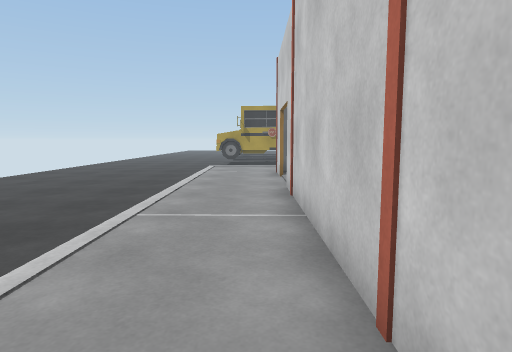
view 1 (above)

24 first-person views from a walk through a Unity game level. The camera is 1.2 m above the floor, tilts 6° down and sees 75° across. Doors are open. The floor is counted in squares, 1 m on a side. Each view is taken from the middle of a square. On the plan, view 1 faces up. The plan holds only what a view shows up to about 14 squares ahead; the rest is blank. The place goes on beyond the plan. Surface patterns are stand-ins for the level's own textures.

view 2
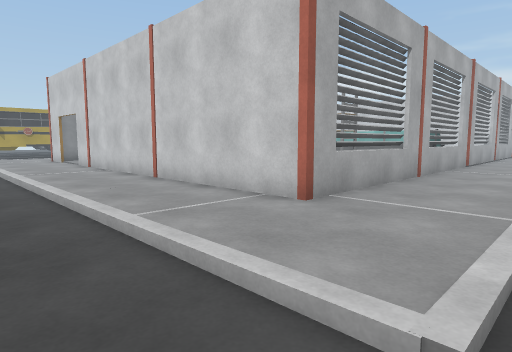

view 3
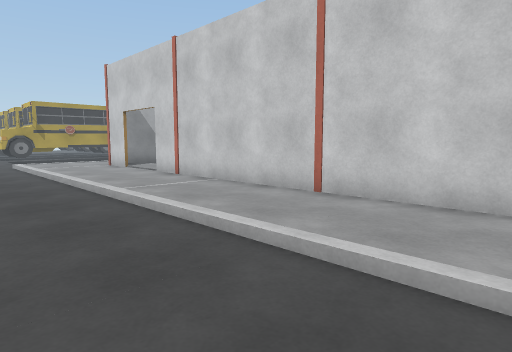

view 4
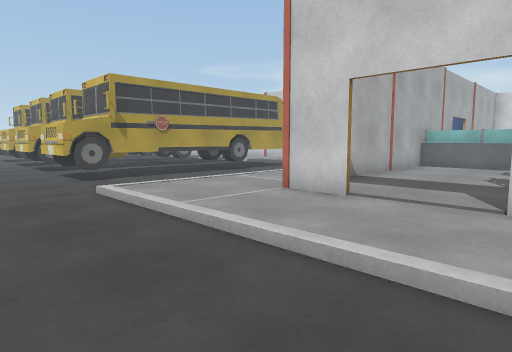

view 5
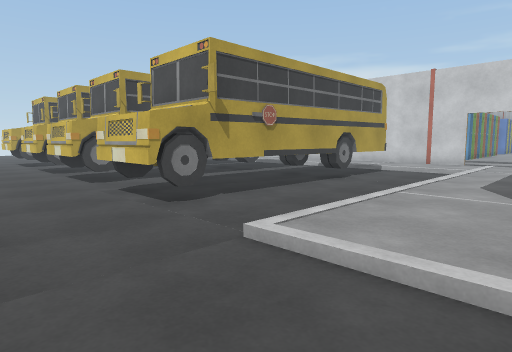

view 6
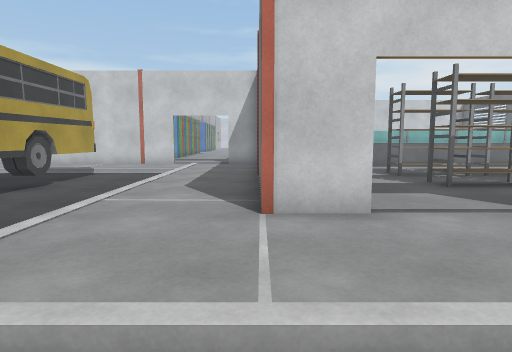

view 7
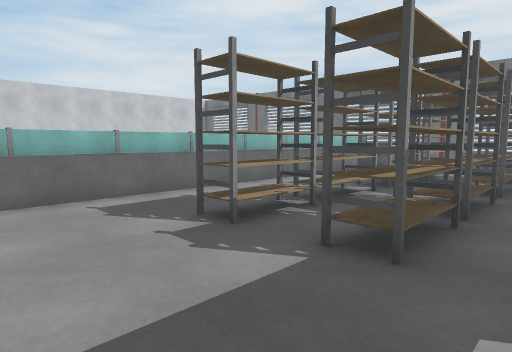

view 8
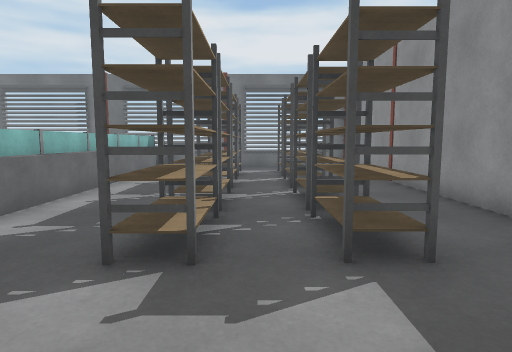

view 9
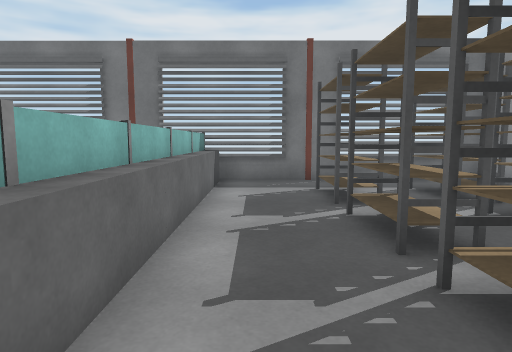

view 10
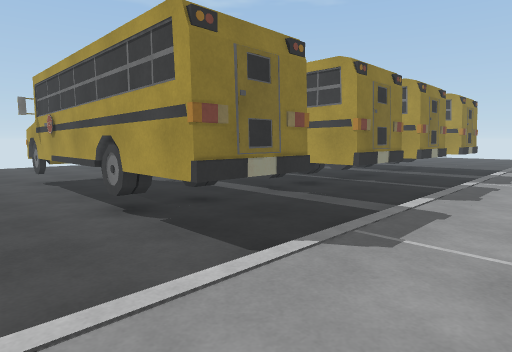

view 11
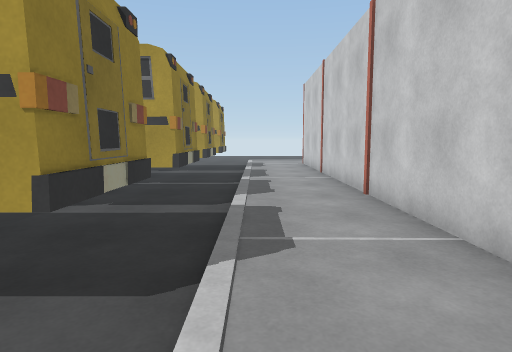

view 12
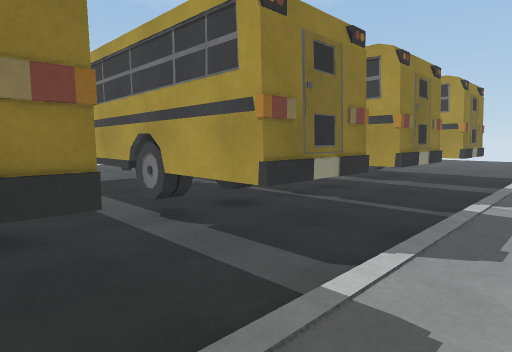

view 13
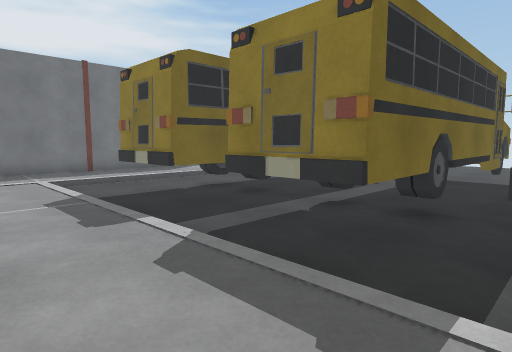

view 14
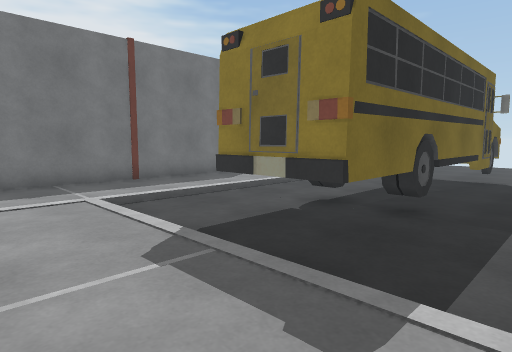

view 15
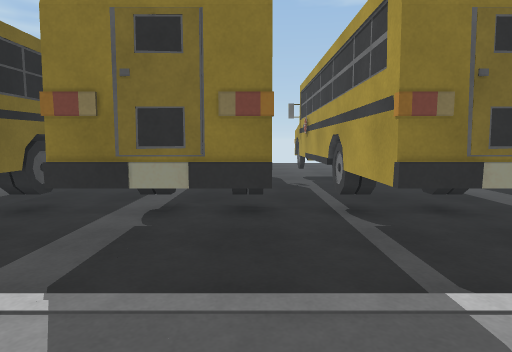

view 16
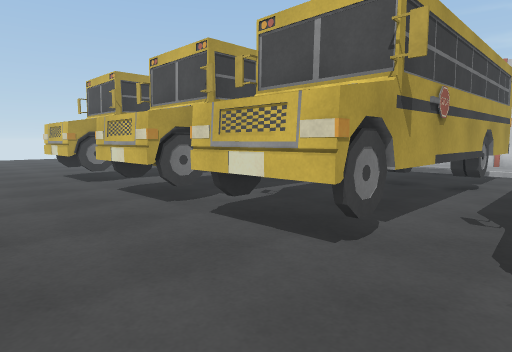

view 17
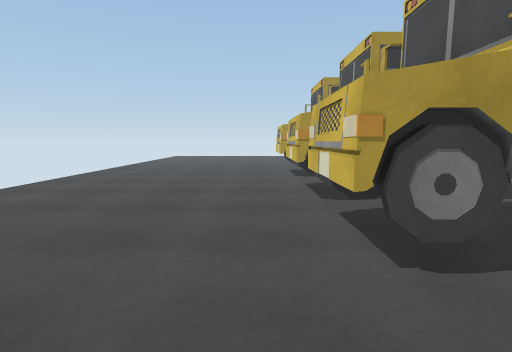

view 18
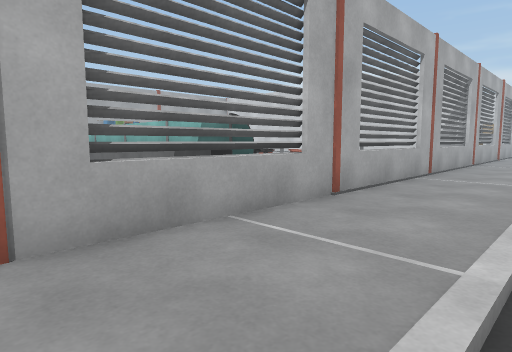

view 19
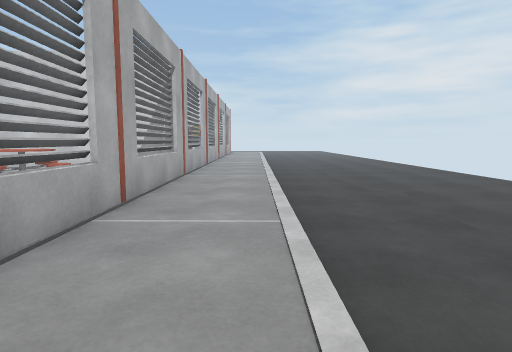

view 20
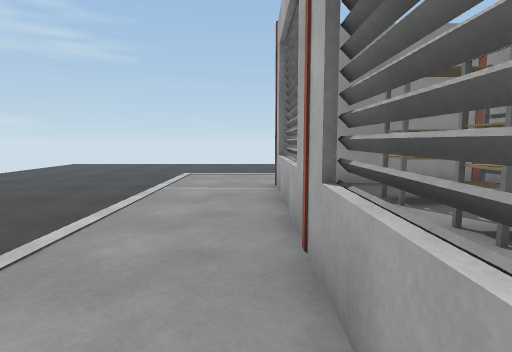

view 21
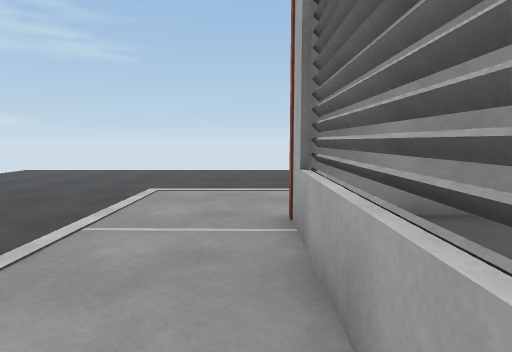

view 22
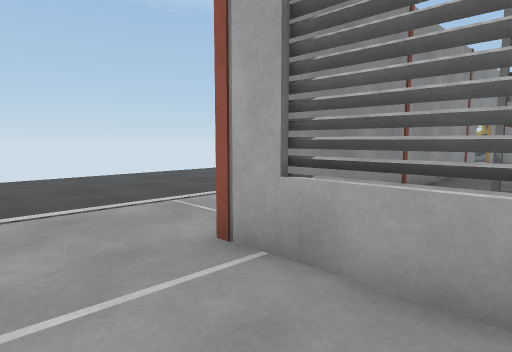

view 23
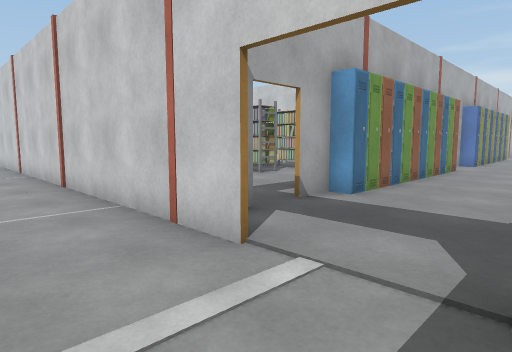

view 24
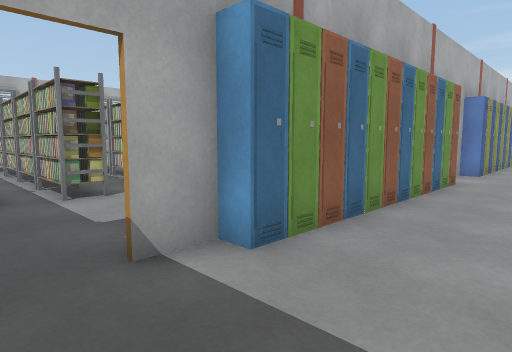

### Floor plan
Key: @ floor where view 1 was taken; # wall or solid block; . main floor; - floor 0.25 m lower than the main floor; / step, stairs or slope; D open door; = window, fence, low wall or low ledge; R rack; B bus; T table; O other object.
Columns run from 5 left of view 1 to 23 right of it. Each row starts with its distance up from view 1.
 29 ---BB     B B-...#  OO
 28 ---BB    BB B-...#  RR R
 27 ---BBBBBBBBBB-...#  R  R
 26 --------------...# .R .R
 25 ---BBBBBBBBBB-...# .R .R
 24 ---BB       B-...   RR.R
 23 ---BBBBBBBBBB-...#  RR.R.
 22 --------------...# ......
 21 ---BBBBBBBBBB-...# .....
 20 ---BB    BB B-...  ....
 19 ---BBBBBBBBBB-...#...
 18 --------------...#DD#OOOOOOOO
 17 --------------...#...........
 16 ---///////////...D...........
 15 ---/.............D........
 14 ---/.............
 13 ---/..##########
 12 ---/..#.......OO
 11 ---/..D.......OO
 10 ---/..D.......OO
  9 ---/..D..R.R..OO
  8 ---/..#.RR.R..OO
  7 ---/..#.RR.R..OO
  6 ---/..#.RR.R..OO
  5  --/..#.RR.R..O
  4  --/..#..R.R..OO
  3  --/..#.RR.R..OO            #
  2 ---/..#.RR.R..O             #
  1 ---/..#..R.R..O          T  #
  0 ---/.@#.RR.R..OO        TTT #
 -1 ---/..#.RR.R..OO         T
 -2 ---/..#.......OO
 -3 ---/..##===##=####====##===#
 -4 ---/.........................
 -5 ---/.........................
 -6 ---/.........................
 -7 ----------------  -----------

Positions as (right, up) in squares from view 1, and headings:
1: (0, 0), facing up
2: (-4, -7), facing up-right
3: (-5, -2), facing up-right
4: (-5, 8), facing up-right
5: (-5, 13), facing up-right
6: (-4, 13), facing right
7: (2, 12), facing down-right
8: (5, 12), facing down
9: (8, 7), facing down
10: (11, 16), facing up-left
11: (9, 16), facing up
12: (10, 20), facing up-left
13: (11, 27), facing down-left
14: (11, 23), facing down-left
15: (11, 25), facing left
16: (-5, 21), facing up-right
17: (-3, 20), facing up
18: (6, -7), facing up-right
19: (11, -6), facing right
20: (10, -4), facing left
21: (6, -4), facing left
22: (4, -6), facing up-left
23: (9, 14), facing up-right
24: (13, 15), facing up-right
